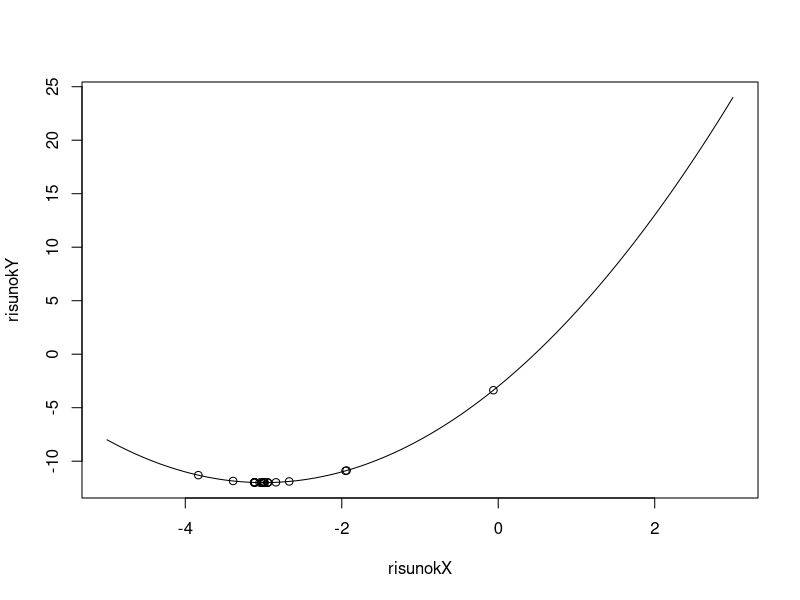

Reproduce this figure in R.
    #dopustim chto nasha funkcia <=> y = x^2+6x-3
    f = function(x){
      znach = x^2+6*x-3
      return(znach)
    }
    
    #nakhodim min extr
    golden = function(a,b) {
      risunokX <- seq(a, b, 0.01)
      risunokY <- f(risunokX)
      plot(risunokX,risunokY,type = "l")
  # pogreshnost' i startovii otrezok
    accuracy = 0.001 
    
    x1_vec = c()
    x2_vec = c()
    y1_vec = c()
    y2_vec = c()
    
    while ((b-a)/2 >= accuracy) {
      
  # a_vec = c()
  # b_vec = c()
      phi_0 = (1+sqrt(5))/2 #chislo zolotogo sootnosheniya
      phi = round(phi_0, digits = 2) #okruglyaem, potom nahodim tochki iz zolotogo sootnosheniya
      x1 = b - (b-a)/phi
      x2 = a + (b-a)/phi
        
      x1_vec = c(x1_vec,x1)
      x2_vec = c(x2_vec,x2)
      y1 = f(x1)
      y2 = f(x2)
      
      y1_vec = c(y1_vec,y1)
      y2_vec = c(y2_vec,y2)
      
      
    if (y1 > y2) {
      a = x1
   
    }
     else  {
      b = x2
   
     }
    }
    x_total = c(x1_vec,x2_vec)
    y_total = c(y1_vec,y2_vec)

    
    
      x_extr = (a+b)/2
      y_extr = f(x_extr)
    
      cat("extremum raven =", y_extr, "v tochke = ", x_extr, "naiden za",length(x_total), "iteratsii" )

        points(x_total,y_total)
  
    }
    golden(-5,3)
  